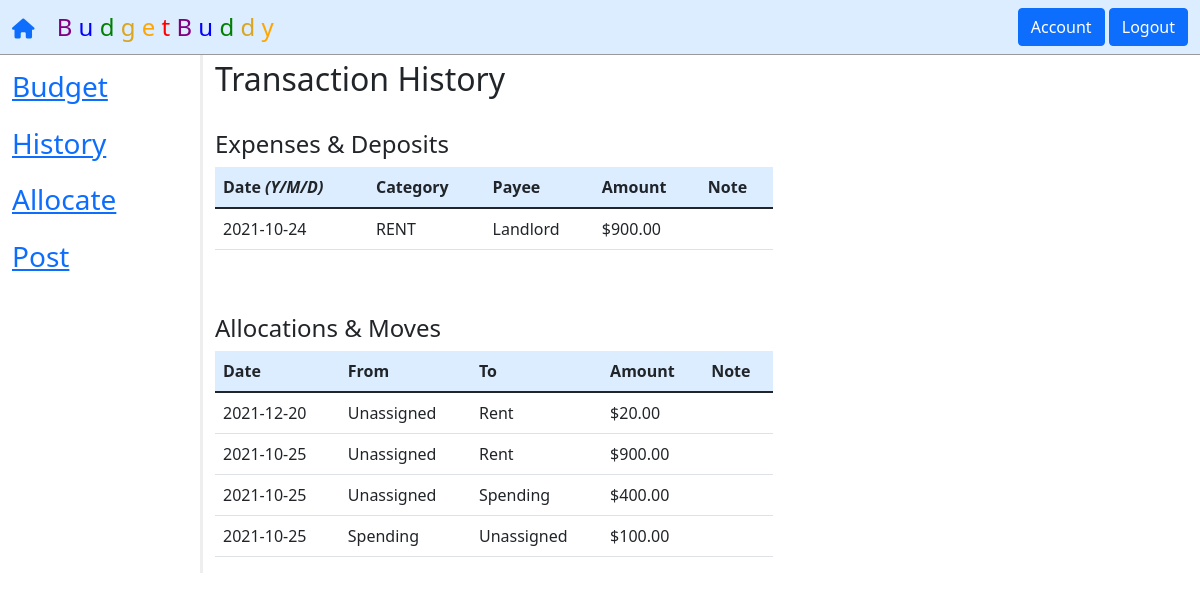
The page /transactions (signed in) on the database its author committed.
### tables this page shows
CREATE TABLE trans (
    trans_id INTEGER,
    bud_id INTEGER,
    group_id INTEGER,
    cat_id INTEGER,
    user_id INTEGER,
    trans_date TEXT,
    trans_type TEXT,
    payee TEXT,
    cat_cnt INTEGER,
    amount REAL,
    flag INTEGER ,
    memo TEXT,
    PRIMARY KEY (trans_id),
    FOREIGN KEY (bud_id) REFERENCES budgets (bud_id),
    FOREIGN KEY (user_id) REFERENCES users (user_id),
    FOREIGN KEY (group_id) REFERENCES groups (group_id),
    FOREIGN KEY (cat_id) REFERENCES cats (cat_id)
    );

CREATE TABLE cats (
    cat_id INTEGER,
    bud_id INTEGER,
    group_id INTEGER,
    user_id INTEGER,
    cat_name TEXT,
    due_tup_m TEXT,
    due_tup_d TEXT,
    cat_goal REAL,
    cat_funded REAL DEFAULT 0.00,
    cat_goal_met INT DEFAULT 0, -- BOOL
    cat_goal_spent INT DEFAULT 0, -- BOOL indicating that goal was met and fully spent
    cat_spent REAL,
    cat_avail REAL,
    cat_cmnt TEXT,
    is_unass INT DEFAULT 0, -- BOOL
    is_deposit INT DEFAULT 0, -- BOOL
    active INT DEFAULT 1, -- BOOL to indicate deleted or not
    reset INT DEFAULT 0, -- BOOL to indicate goal reset required
    PRIMARY KEY (cat_id),
    FOREIGN KEY (bud_id) REFERENCES budgets (bud_id),
    FOREIGN KEY (group_id) REFERENCES groups (group_id),
    FOREIGN KEY (user_id) REFERENCES users (user_id)
    );

CREATE TABLE allocs (
    alloc_id INTEGER,
    user_id INTEGER,
    bud_id INTEGER,
    alloc_date TEXT,
    to_cat_id INTEGER,
    to_cat_name TEXT,
    from_cat_name TEXT,
    from_cat_id INTEGER,
    amount REAL,
    memo TEXT,
    PRIMARY KEY (alloc_id),
    FOREIGN KEY (user_id) REFERENCES users (user_id),
    FOREIGN KEY (bud_id) REFERENCES budgets (bud_id)
    );

### application/routes.py (the view)
@app.route ('/transactions')
@login_required
def transactions():
    TRANS = db.execute("SELECT * FROM trans JOIN cats ON trans.cat_id = cats.cat_id WHERE trans.user_id = ? AND trans.bud_id = ? ORDER BY trans_date DESC", session['user_id'], session['selected_bud'])
    ALLOCS = db.execute("SELECT * FROM allocs WHERE user_id = ? AND bud_id = ? ORDER BY alloc_date DESC", session['user_id'], session['selected_bud'])
    CATS = db.execute("SELECT * FROM cats WHERE user_id = ? AND bud_id = ?", session['user_id'], session['selected_bud'])
    return render_template('transactions.html', trans=TRANS, allocs=ALLOCS, cats=CATS, ptitle='Transaction History')

### application/__init__.py (called while the page is built)
@app.after_request
def after_request(response):
    response.headers["Cache-Control"] = "no-cache, no-store, must-revalidate"
    response.headers["Expires"] = 0
    response.headers["Pragma"] = "no-cache"
    return response

### application/helpers.py (called while the page is built)
def login_required(f):
    @wraps(f)
    def decorated_function(*args, **kwargs):
        if session.get("user_id") is None:
            return redirect("/login")
        return f(*args, **kwargs)
    return decorated_function

def usd(value):
    return f"${value:,.2f}"

### application/templates/transactions.html (shortened to what this page needs)
{% extends "layout.html" %}
{% block main %}
<div class="row">
    <div class="col-sm-7">
        <h2>Transaction History</h2>
        <br>
        <h4>Expenses & Deposits</h4>
        <table class="table table-hover">
            <thead>
                <tr class="sky">
                    <th>Date <em>(Y/M/D)</em></th>
                    <th>Category</th>
                    <th>Payee</th>
                    <th>Amount</th>
                    <th>Note</th>
                </tr>
            </thead>
            <tbody>
                {% for transaction in trans %}
                <tr>
                    <td>{{ transaction.trans_date }}</td>
                    {% if transaction.active %}
                    <td>{{ transaction.cat_name }}</td>
                    {% else %}
                    <td>{{ transaction.cat_name }} <em style="color: red">(Inactive)</em></td>
                    {% endif %}
                    <td>{{ transaction.payee }}</td>
                    <td>{{ transaction.amount | usd }}</td>
                    <td><em>{{ transaction.memo }}</em></td>
                </tr>
                {% endfor %}
            </tbody>
        </table>
        <br><br>
        <h4>Allocations & Moves</h4>
        <table class="table table-hover">
            <thead>
                <tr class="sky">
                    <th>Date</th>
                    <th>From</th>
                    <th>To</th>
                    <th>Amount</th>
                    <th>Note</th>
                </tr>
            </thead>
            <tbody>
                {% for alloc in allocs %}
                <tr>
                    <td>{{ alloc.alloc_date }}</td>
                    {% for cat in cats %}
                    {% if cat.cat_id == alloc.from_cat_id %}
                    {% if cat.active %}
                    <td>{{ alloc.from_cat_name }}</td>
                    {% else %}
                    <td>{{ alloc.from_cat_name }} <em style="color: red">(Inactive)</em></td>
                    {% endif %}
                    {% endif %}
                    {% endfor %}
                    {% for cat in cats %}
                    {% if cat.cat_id == alloc.to_cat_id %}
                    {% if cat.active %}
                    <td>{{ alloc.to_cat_name }}</td>
                    {% else %}
                    <td>{{ alloc.to_cat_name }} <em style="color: red">(Inactive)</em></td>
                    {% endif %}
                    {% endif %}
                    {% endfor %}
                    <td>{{ alloc.amount | usd }}</td>
                    <td>{{ alloc.memo }}</td>
                </tr>
                {% endfor %}
            </tbody>
        </table>
    </div>
    <div class="col-sm-3"></div>
</div>
{% endblock main %}

### application/static/final.css (style rules this page uses)
.sky { background-color: rgb(220, 237, 261); }

### rows shown on the page
allocs: alloc_date "2021-12-20", from_cat_name "Unassigned", to_cat_name "Rent", amount "$20.00"
allocs: alloc_date "2021-10-25", from_cat_name "Unassigned", to_cat_name "Rent", amount "$900.00"
allocs: alloc_date "2021-10-25", from_cat_name "Unassigned", to_cat_name "Spending", amount "$400.00"
allocs: alloc_date "2021-10-25", from_cat_name "Spending", to_cat_name "Unassigned", amount "$100.00"
